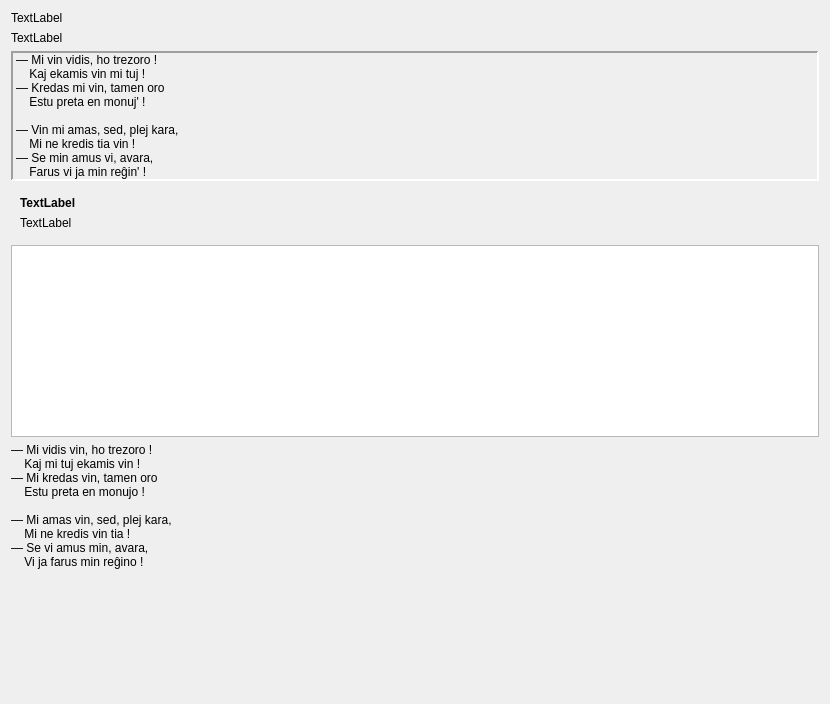
         <widget class="QWidget" name="scrollAreaWidgetContents">
          <property name="geometry">
           <rect>
            <x>0</x>
            <y>0</y>
            <width>830</width>
            <height>704</height>
           </rect>
          </property>
          <layout class="QVBoxLayout" name="verticalLayout_24">
           <item>
            <widget class="titolo" name="Lec09_Label82">
             <property name="sizePolicy">
              <sizepolicy hsizetype="Preferred" vsizetype="Maximum">
               <horstretch>0</horstretch>
               <verstretch>0</verstretch>
              </sizepolicy>
             </property>
             <property name="text">
              <string>TextLabel</string>
             </property>
            </widget>
           </item>
           <item>
            <widget class="QLabel" name="Lec09_Label81">
             <property name="text">
              <string>TextLabel</string>
             </property>
             <property name="wordWrap">
              <bool>true</bool>
             </property>
            </widget>
           </item>
           <item>
            <widget class="QLabel" name="label_67">
             <property name="sizePolicy">
              <sizepolicy hsizetype="Preferred" vsizetype="Preferred">
               <horstretch>0</horstretch>
               <verstretch>0</verstretch>
              </sizepolicy>
             </property>
             <property name="frameShape">
              <enum>QFrame::Panel</enum>
             </property>
             <property name="frameShadow">
              <enum>QFrame::Sunken</enum>
             </property>
             <property name="lineWidth">
              <number>2</number>
             </property>
             <property name="text">
              <string>— Mi vin vidis, ho trezoro ! 
    Kaj ekamis vin mi tuj !
— Kredas mi vin, tamen oro
    Estu preta en monuj' !

— Vin mi amas, sed, plej kara,
    Mi ne kredis tia vin !
— Se min amus vi, avara,
    Farus vi ja min reĝin' !</string>
             </property>
             <property name="wordWrap">
              <bool>true</bool>
             </property>
             <property name="margin">
              <number>0</number>
             </property>
             <property name="buddy">
              <cstring>Lec09_Memo4</cstring>
             </property>
             <property name="tipo" stdset="0">
              <string>teksta</string>
             </property>
             <property name="lingvo" stdset="0">
              <string>eo</string>
             </property>
            </widget>
           </item>
           <item>
            <widget class="QFrame" name="frame1">
             <property name="tipo" stdset="0">
              <string>markebla</string>
             </property>
             <layout class="QVBoxLayout" name="verticalLayout_23">
              <item>
               <widget class="QLabel" name="Lec09_Label30">
                <property name="sizePolicy">
                 <sizepolicy hsizetype="Preferred" vsizetype="Maximum">
                  <horstretch>0</horstretch>
                  <verstretch>0</verstretch>
                 </sizepolicy>
                </property>
                <property name="font">
                 <font>
                  <weight>75</weight>
                  <bold>true</bold>
                 </font>
                </property>
                <property name="text">
                 <string>TextLabel</string>
                </property>
                <property name="alignment">
                 <set>Qt::AlignBottom|Qt::AlignLeading|Qt::AlignLeft</set>
                </property>
               </widget>
              </item>
              <item>
               <widget class="QLabel" name="Lec09_Label80">
                <property name="text">
                 <string>TextLabel</string>
                </property>
                <property name="alignment">
                 <set>Qt::AlignLeading|Qt::AlignLeft|Qt::AlignTop</set>
                </property>
                <property name="wordWrap">
                 <bool>true</bool>
                </property>
               </widget>
              </item>
             </layout>
            </widget>
           </item>
           <item>
            <widget class="cx_plainedit" name="Lec09_Memo4"/>
           </item>
           <item>
            <widget class="korekta" name="label">
             <property name="text">
              <string>— Mi vidis vin, ho trezoro ! 
    Kaj mi tuj ekamis vin !
— Mi kredas vin, tamen oro
    Estu preta en monujo !

— Mi amas vin, sed, plej kara,
    Mi ne kredis vin tia !
— Se vi amus min, avara,
    Vi ja farus min reĝino !</string>
             </property>
            </widget>
           </item>
           <item alignment="Qt::AlignHCenter">
            <widget class="sendujo" name="frame_5">
             <property name="frameShape">
              <enum>QFrame::StyledPanel</enum>
             </property>
             <property name="frameShadow">
              <enum>QFrame::Raised</enum>
             </property>
            </widget>
           </item>
           <item>
            <spacer name="verticalSpacer_9">
             <property name="orientation">
              <enum>Qt::Vertical</enum>
             </property>
             <property name="sizeHint" stdset="0">
              <size>
               <width>20</width>
               <height>40</height>
              </size>
             </property>
            </spacer>
           </item>
          </layout>
         </widget>
